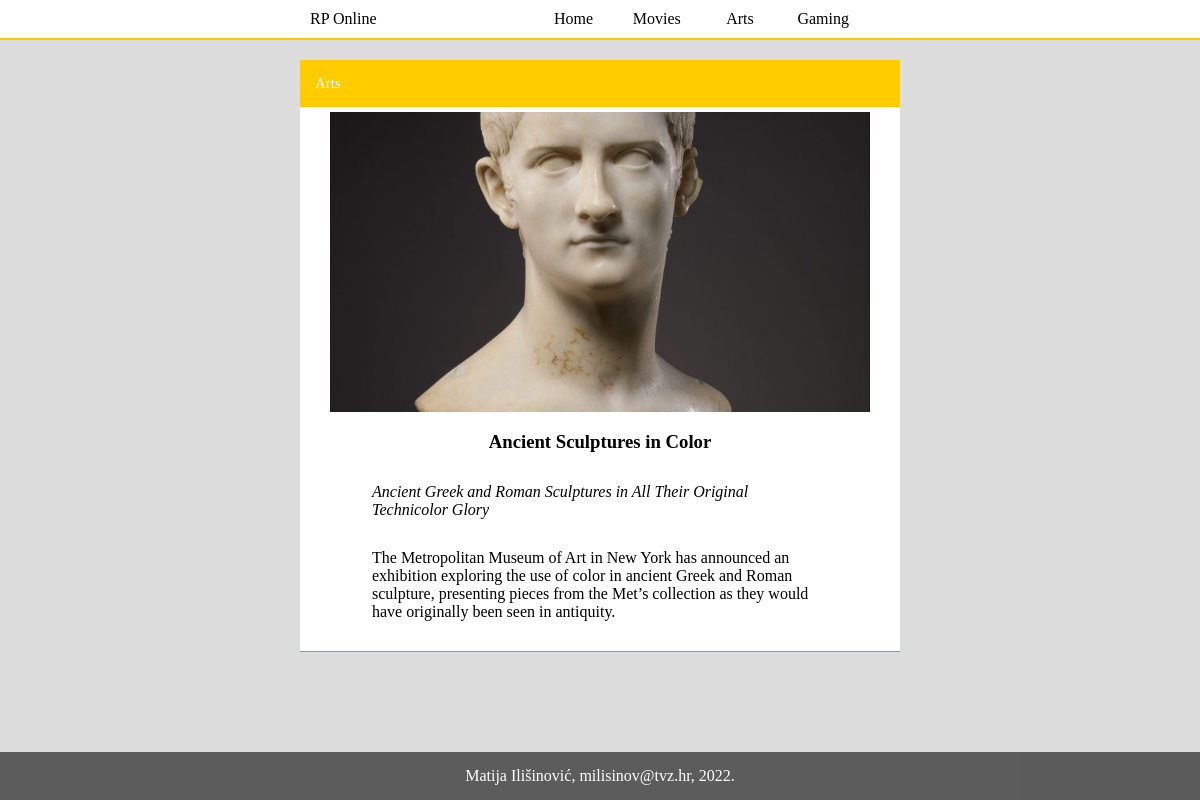
Page /clanak.php?id=29 on the committed database.
### tables this page shows
CREATE TABLE `news` (
  `id` int(11) NOT NULL,
  `date` varchar(32) NOT NULL,
  `title` varchar(64) NOT NULL,
  `summary` text NOT NULL,
  `text` text NOT NULL,
  `picture` varchar(64) NOT NULL,
  `category` varchar(64) NOT NULL,
  `archive` tinyint(1) NOT NULL
);

### clanak.php (the view, shortened to what this page needs)
<?php
include 'connect.php';
$id=$_GET['id'];
?>
<!DOCTYPE html>
<html>
    <head>
        <link rel="stylesheet" type="text/css" href="style.css">
    </head>
    <body>
        <header>
            <div class="logo">RP Online</div>
            <nav>
                <ul>
                    <li><a  href="index.php">Home</a></li>
                    <li><a  href="kategorija.php?id=Movies">Movies</a></li>
                    <li><a  href="kategorija.php?id=Arts">Arts</a></li>
                    <li><a  href="kategorija.php?id=Gaming">Gaming</a></li>
                </ul>
            </nav>
        </header>
        <section class="details">
            <?php
$query = "SELECT * FROM news WHERE id=".$id;
$result = mysqli_query($dbc, $query);
 while($row = mysqli_fetch_array($result)) {
 echo '<h2>'.$row['category'].'</h2>';
 echo '<article>';
 echo '<img src="' . UPLPATH . $row['picture'] . '"/>';
 echo '<h3>'.$row['title'].'</h3>';
 echo '<p><i>'.$row['summary'].'</i></p>';
 echo '<p>'.$row['text'].'</p>';
 echo '</article>';
 }?>
        </section>
        <footer>
            <span>Matija Ilišinović, milisinov@tvz.hr, 2022.</span>
        </footer>
    </body>
</html>

### style.css (style rules this page uses)
body { margin: 0; background-color: rgb(220, 220, 220); padding-bottom: 50px; }
img { width: 100%; max-height: 95%; object-fit: cover; overflow: hidden; }
.noDecoration, a:link, a:visited { text-decoration: none; }
header { background-color: white; border-bottom: 2px rgb(255, 204, 0) solid; margin: auto; padding: 10px 25%; }
footer { background-color: rgba(37, 37, 37, 0.7); position: fixed; bottom: 0; left: 0; right: 0; padding: 15px; text-align: center; color: white; }
nav { width:60%; align-items: stretch; margin:0; padding: 0; }
section { margin: 20px auto; width: 50%; padding-top: 0; background-color: white; }
section h2 { background-color: rgb(255, 204, 0); margin: 0; padding: 15px; color: white; font-size: 15px; font-weight: 100; }
ul { text-decoration: none; width: 100%; margin:0; }
li,.logo,nav { display: inline-block; }
li { width: 22%; height: 100%; text-align: center; }
li * { text-decoration: none; }
.logo { width: 30%; margin-left: 10px; }
article { border-bottom:1px rgb(141, 151, 161) solid; margin: 0; padding-top: 0; height: 170px; }
article img { float: left; width: 30%; margin: 5px; }
article h3 { margin-top: 10px; }
.details img { width: 90%; max-height: 300px; float: none; }
.details { text-align: center; }
.details article { height:auto; }
.details p { text-align: left; margin: 30px 12%; }
.details h3 { width: 80%; margin: 10px auto; }
.details h2 { text-align: left; }
a:link { text-decoration: none!important; }

### clanak.php (style rules this page uses)
a { text-decoration:none; color: inherit; }

### rows in the picture
news: category "Arts", picture (picture), title "Ancient Sculptures in Color", summary "Ancient Greek and Roman Sculptures in All Their Original Technicolor Glory", text "The Metropolitan Museum of Art in New York has announced an exhibition exploring the use of color in ancient Greek and Roman sculpture, presenting pieces from the Met’s collection as they would have originally been seen in antiquity."
